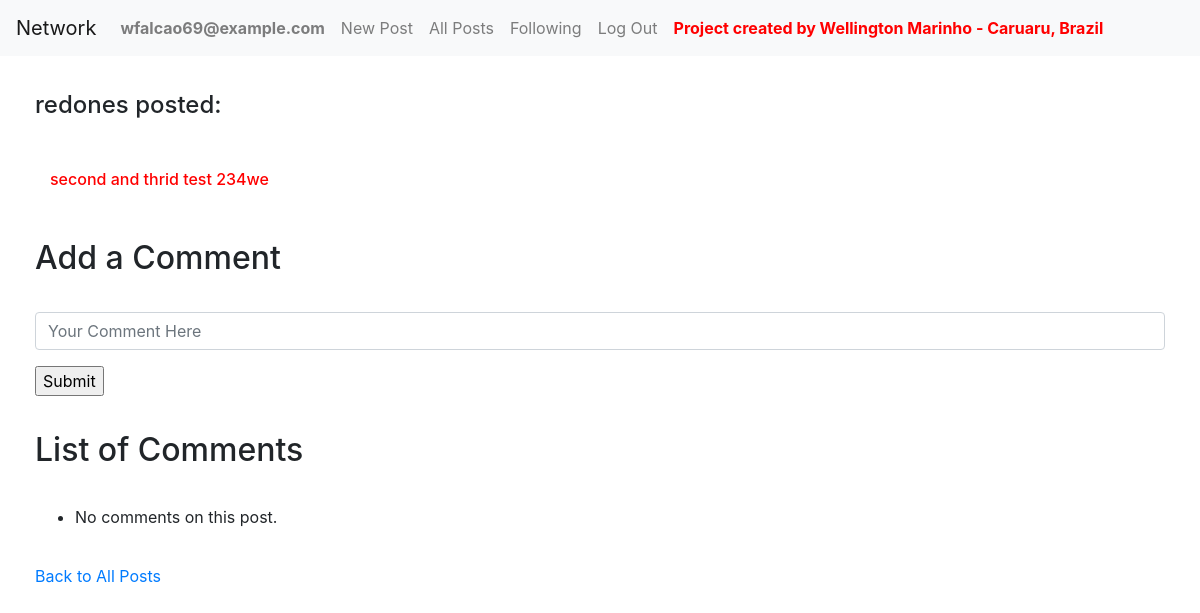
/comment/79 (signed in), run on the app's committed database.
### network/models.py (models this page shows, shortened)
class User(AbstractUser):
    pass

class Post(models.Model):
    content = models.CharField(max_length=264)
    time_of_creation = models.DateTimeField(default=timezone.now)
    creator = models.ForeignKey(User, on_delete=models.CASCADE, related_name="posts")
    now = datetime.now()

### network/views.py (the view)
# urls.py: path("comment/<int:post_id>", views.comment, name="comment"),
def comment(request, post_id):
    post = Post.objects.get(id=post_id)
    comments = Comment.objects.all().filter(item_id=post.id)
    return render(request, "network/comment.html", {
        "post": post,
        "comments": comments
    })

### network/templates/network/comment.html (shortened to what this page needs)
{% extends "network/layout.html" %}
{% block body %}
<h4 style="margin:35px;">{{ post.creator }} posted:</h4>
<h6 style="color:red;margin:50px;">{{ post.content }}</h6>
<h2 style="margin:35px;">Add a Comment</h2>
<form action="{% url 'comment_add' post.id %}" method="post"  style="margin:35px;">
    <div class="form-group">
        <input class="form-control" autofocus type="text" name="comment" placeholder="Your Comment Here">
    </div>
    <input type="submit">
</form>
<h2 style="margin:35px;">List of Comments</h2>
<ul style="margin:35px;">
    {% for comment in comments %}
        <li>{{ comment }}</li>
    {% empty %}
        <li>No comments on this post.</li>
    {% endfor %}
</ul>
<a style="margin:35px;" href="{% url 'index' %}">Back to All Posts</a>
{% endblock %}

### network/templates/network/layout.html (shortened to what this page needs)
{% load static %}
<!DOCTYPE html>
<html lang="en">
    <head>
        <link rel="stylesheet" href="https://stackpath.bootstrapcdn.com/bootstrap/4.4.1/css/bootstrap.min.css">
        <link href="{% static 'network/styles.css' %}" rel="stylesheet">
    </head>
    <body>
        <nav class="navbar navbar-expand-lg navbar-light bg-light">
            <a class="navbar-brand" href="#">Network</a>
            <div>
              <ul class="navbar-nav mr-auto">
                {% if user.is_authenticated %}
                    <li class="nav-item">
                        <a class="nav-link" href="#"><strong>{{ user.username }}</strong></a>
                    </li>
                {% endif %}
                <li class="nav-item">
                  <a class="nav-link" href="{% url 'index' %}">New Post</a>
                </li>
                <li class="nav-item">
                  <a class="nav-link" href="{% url 'all_posts' %}">All Posts</a>
                </li>
                {% if user.is_authenticated %}
                    <li class="nav-item">
                        <a class="nav-link" href="{% url 'follower_index' %}">Following</a>
                    </li>
                    <li class="nav-item">
                        <a class="nav-link" href="{% url 'logout' %}">Log Out</a>
                    </li>
                {% endif %}
                <li class="nav-item">
                    <a class="nav-link" href="#"><strong style="color: red;">Project created by Wellington Marinho - Caruaru, Brazil</strong></a>
                </li>
              </ul>
            </div>
          </nav>
        <div class="body">
            {% block body %}
            {% endblock %}
        </div>
    </body>
</html>

### data on the page
User: username "wfalcao69@example.com"
Post: creator "redones", content "second and thrid test 234we"
